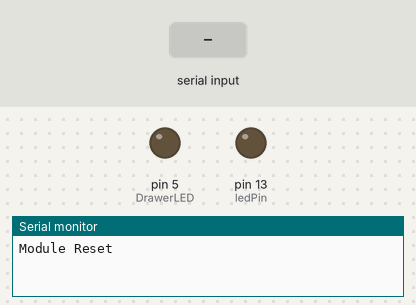
Simulated run of this sketch. Board: Arduino Uno, built with avr-gcc and run on an emulated ATmega328P. Shown: output pins drawn as LEDs (lit = HIGH), the last lines printed to the serial monitor. The test bench sets the inputs (shaded band). The modem accepts every AT command (registered, SIM ready, sends succeed) and sends nothing else.

Above: at 2.2 s.
2.3 s: "0" received over Serial
At 8.77 s:
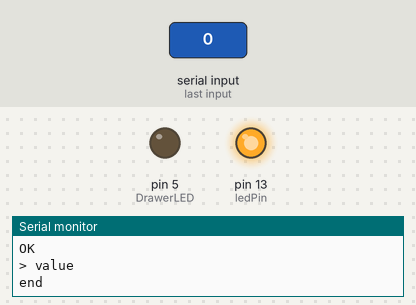
Timing chart, 0 to 18.2 s (numbered marks = the images above; inputs shaded):
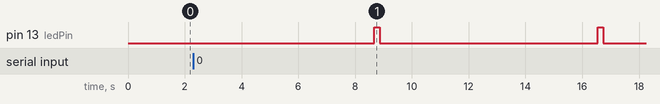

The sketch:

TESTIOT1.ino
```cpp
//get the find information (from the user end) from server
//light up LED
#include <SoftwareSerial.h>
#include <stdlib.h>
#include<string.h>

// LED
int ledPin = 13;
// LM35 analog input
int lm35Pin = 0;
const int DrawerLED=5;
String inData="";


// connect 10 to TX of Serial USB
// connect 11 to RX of serial USB
SoftwareSerial ser(10, 11); // RX, TX


void findValue(String inData){
   //the data string will be in the form of ....+IPD,1:0(or1)CLOSED, this information has length =60
  int i = ':';
  int len=inData.length();
  //Serial.print(len);
  if (len==60){
    while (inData.charAt(i) != ':')
    i++;
    inData = inData.substring(i+1,i+2);
    }else{return;}
    Serial.println("value");
    Serial.println(inData);
    if(inData=="0"){Serial.println("LED OFF");digitalWrite(DrawerLED,LOW); }
 else if(inData=="1"){Serial.println("LED ON");digitalWrite(DrawerLED,HIGH); }}


// this runs once
void setup() {
  // initialize the digital pin as an output.
  pinMode(ledPin, OUTPUT);
  pinMode(DrawerLED, OUTPUT);


  // enable debug serial
  Serial.begin(9600);
  // enable software serial
  ser.begin(9600);

  // reset ESP8266
  //ser.println("AT+RST");
  ser.println("AT+RST");

delay(1000);
//reset the esp8266 module
if(ser.find("OK") ) Serial.println("Module Reset");
else{Serial.println("cannot reset");}
}


// the loop
void loop() {

  if (Serial.available()){
    int value=Serial.read();
    Serial.print(value);
    ser.println(value);}

  String cmd = "AT+CIPSTART=\"TCP\",\"";
  cmd += "184.106.153.149"; // api.thingspeak.com
  cmd += "\",80";
  ser.println(cmd);
  //Serial.print(ser.readString());
  if(ser.find("Error")){
    Serial.println("AT+CIPStart error");

  }
  String snd="AT+CIPSEND=\"";
  ser.println("AT+CIPSEND=100");
  Serial.print(ser.readString());
  if(ser.find("Error")){
    Serial.println("AT+CIPsend error");}
delay(500);
  ser.println("GET https://api.thingspeak.com/apps/thinghttp/send_request?api_key=WK4RHTZ9DZSOI42N"
 );

 delay(1500);


  delay(500);

  ser.println("AT+CIPCLOSE=\r\n");
  //Serial.print(ser.readString());

 inData=ser.readString();


    if(ser.find("Error")){
    Serial.println("get error");
    return;
  }
Serial.println("value");
findValue(inData);
//Serial.print(inData);

 Serial.println("end");


  // blink LED on board
  digitalWrite(ledPin, HIGH);
  delay(200);
  digitalWrite(ledPin, LOW);

}
```

Measured:
- by itself, pin 13 (ledPin): alternates HIGH for 0.20 s and LOW for 7.7 s
